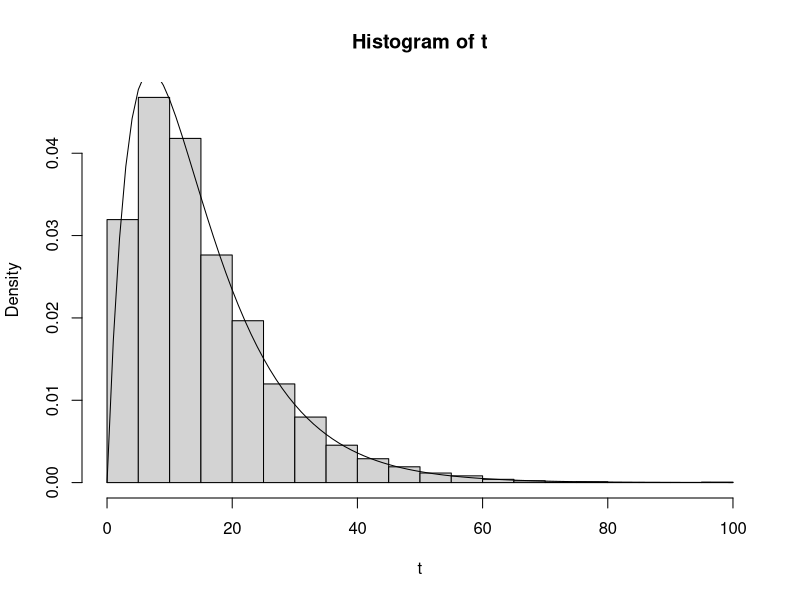

R code for this plot:
#PDF from exercise 4.11
density.function <- function(t) {
  if (t[1] <= 0)
    return(c(0))
  return(c(0.2 * exp(-0.1 * t) - 0.2 * exp(-0.2 * t)))
}
#Generate block lifetimes x_A and x_B, choose longest living one to be T. Do this n times.
t <- replicate(10000, max(c(rexp(1,1/10),rexp(1,1/10))))
#Histogram of lifetimes of satellites with curve to fit the data.
hist(t,breaks=20, probability = TRUE)
x <- t
curve(expr = sapply(x, density.function), add = TRUE)
#Show sample average (should be close to 15)
mean(t)
#Show percentage of satellites that last longer than 15 years
gt_15_years = length(t[t>15]) / length (t)
gt_15_years
#Difference between estimated results using Monte Carlo and integrals.
abs(gt_15_years - 0.3964)
